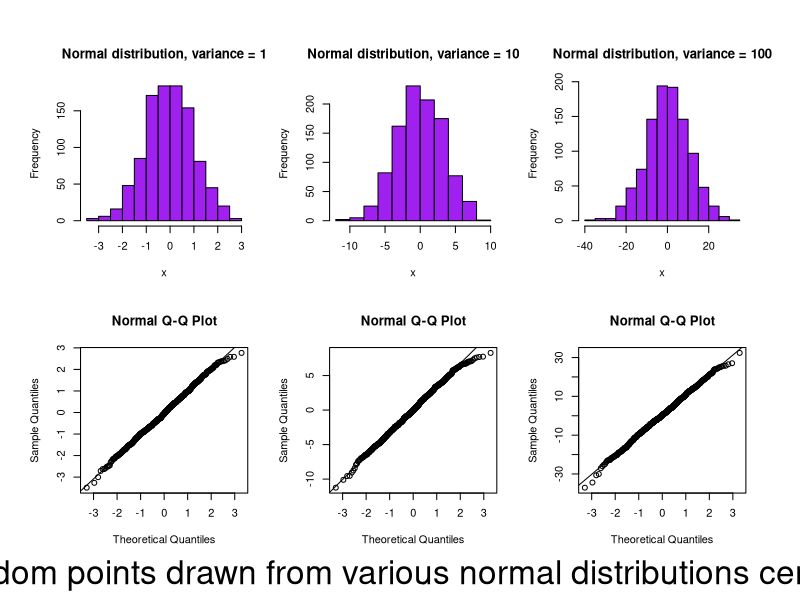
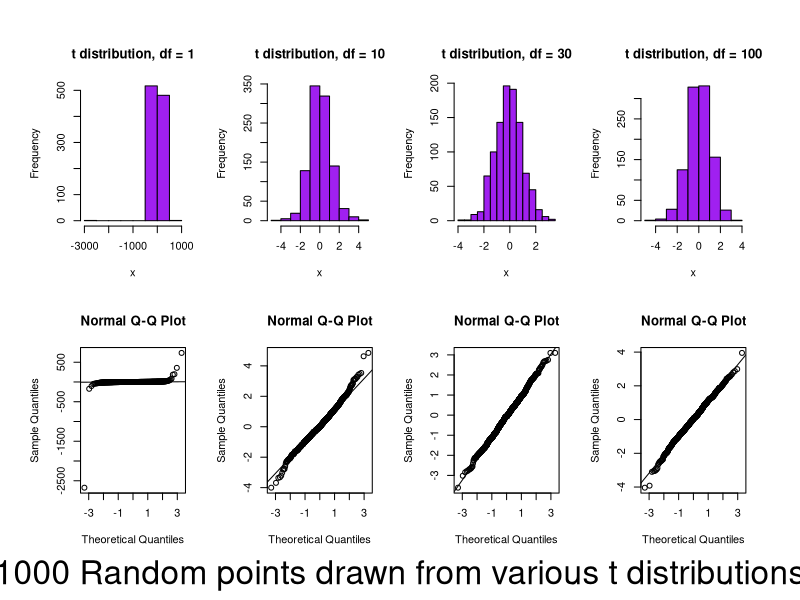
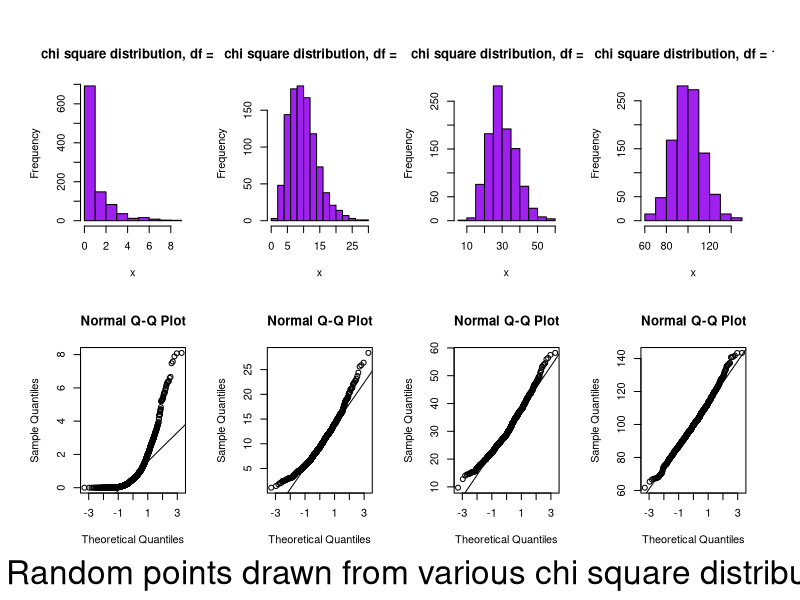
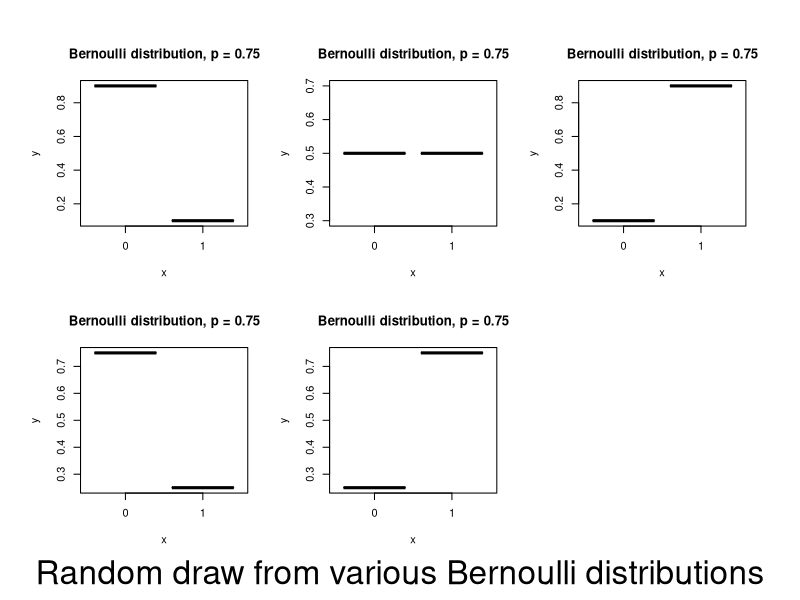
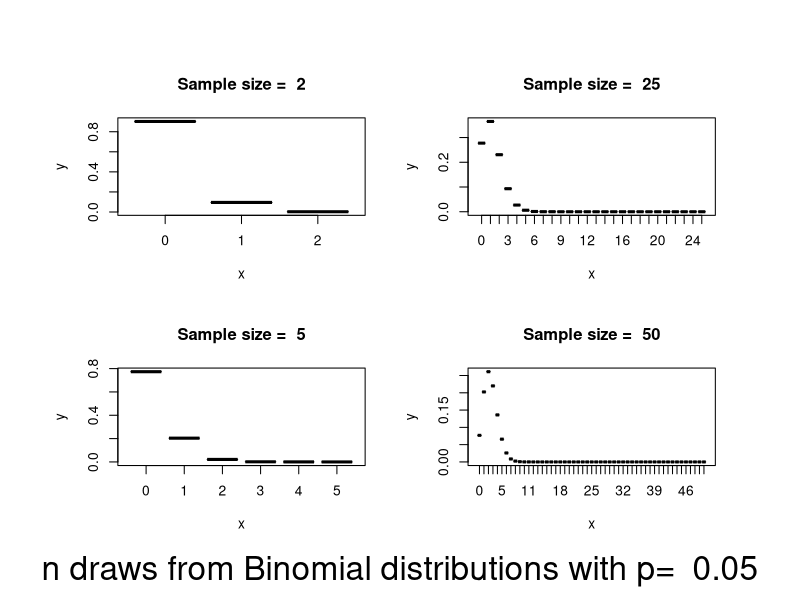
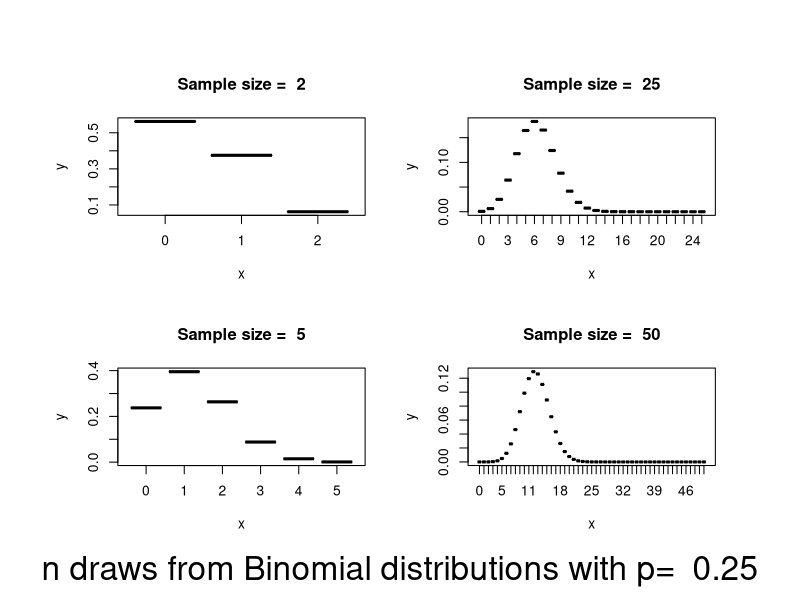
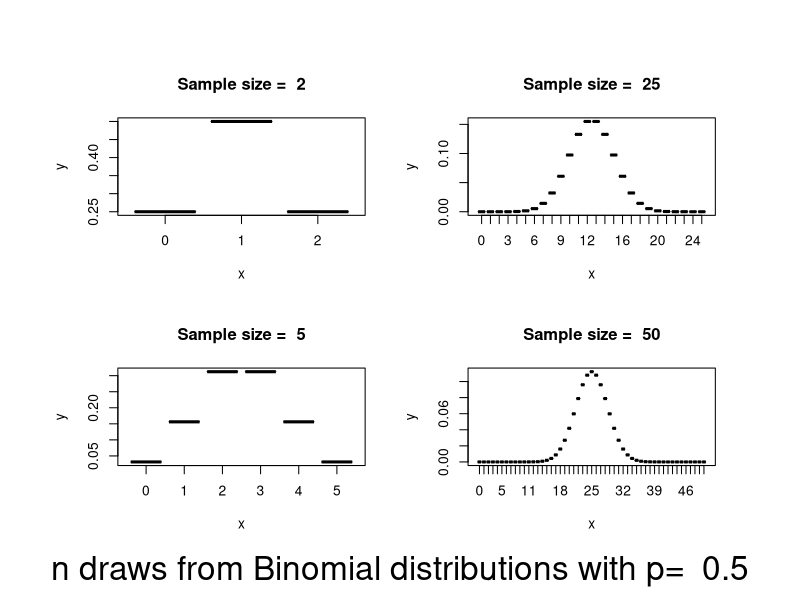
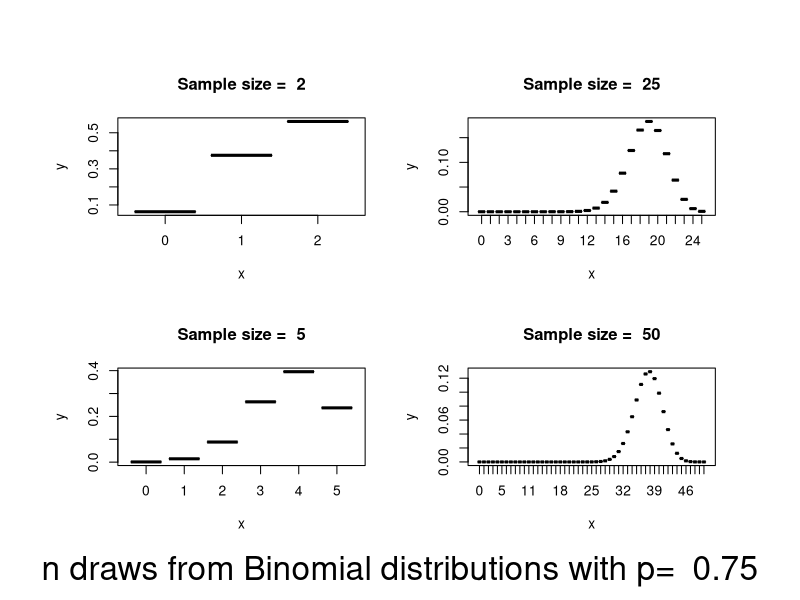

Here is the R script that generated these plots, in order:
#use code below to assess how data from various distributions visually compares 
#to a normal distribution
#
##normal
sigma=c(1,10,100)
par(mfcol=c(2,3), oma = c(3,2,2,2), ask=F)
for(j in 1:length(sigma)){
  x=rnorm(1000, 0, sqrt(sigma[j]))
  hist(x, main=paste("Normal distribution, variance = ",sigma[j], sep = ""), col = "purple")
  qqnorm(x)
  qqline(x)
}
mtext("1000 Random points drawn from various normal distributions centered at 0", outer = T, side = 1, 
      cex = 2, line = 1)

readline(prompt="Press [enter] to continue")


#t
freedom=c(1,10,30,100)
par(mfcol=c(2,4), oma = c(3,2,2,2), ask=F)
for(j in 1:length(freedom)){
  x=rt(1000, df=freedom[j])
  hist(x, main=paste("t distribution, df = ",freedom[j], sep = ""), col = "purple")
  qqnorm(x)
  qqline(x)
}
mtext("1000 Random points drawn from various t distributions", outer = T, side = 1, 
      cex = 2, line = 1)

readline(prompt="Press [enter] to continue")

#chi-square
freedom=c(1,10,30,100)
par(mfcol=c(2,4), oma = c(3,2,2,2), ask=F)
for(j in 1:length(freedom)){
  x=rchisq(1000, df=freedom[j])
  hist(x, main=paste("chi square distribution, df = ",freedom[j], sep = ""), col = "purple")
  qqnorm(x)
  qqline(x)
}
mtext("1000 Random points drawn from various chi square distributions", outer = T, side = 1, 
      cex = 2, line = 1)

readline(prompt="Press [enter] to continue")

#bernoulli
y=0:1
n=1
p=c(.1,.25, .5,.75, .9)
par(mfcol=c(2,3), oma = c(3,2,2,2), ask=F)
for (i in 1:length(p)){
  x=dbinom(y,n,p[i])
  plot(as.factor(y),x, type="h",main = paste("Bernoulli distribution, p = ",p[j], sep = ""))
}
mtext("Random draw from various Bernoulli distributions", outer = T, side = 1, 
      cex = 2, line = 1)

readline(prompt="Press [enter] to continue")


#binomial
n=c(2,5,25,50)
p=c(.05, .25, .5, .75, .95)
par(mfcol=c(2,2), ask=F, oma=c(3,3,3,3))
for(j in 1:length(p)){
  for (i in 1:length(n)){
    y=0:n[i]
    x=dbinom(y,n[i],p[j])
    plot(as.factor(y),x, type="h", main=paste("Sample size = ", n[i]))
  }
  mtext(paste("n draws from Binomial distributions with p= ", p[j]), outer = T, side = 1, 
        cex = 2, line = 1)
  
  readline(prompt="Press [enter] to continue")
  }

#poisson
u=c(2,5,10,30,50,100)
par(mfcol=c(2,3), ask=F, oma=c(3,3,3,3))
for(j in 1:length(u)){
  x=dpois(x=0:(u[j]*3),lambda=u[j])
  plot(0:(u[j]*3),x, type="h", main=paste("mu = ", u[j]), xlab = "")
}
mtext(paste("Poisson distributions with mu= ", u[j]), outer = T, side = 1, 
      cex = 2, line = 1)
